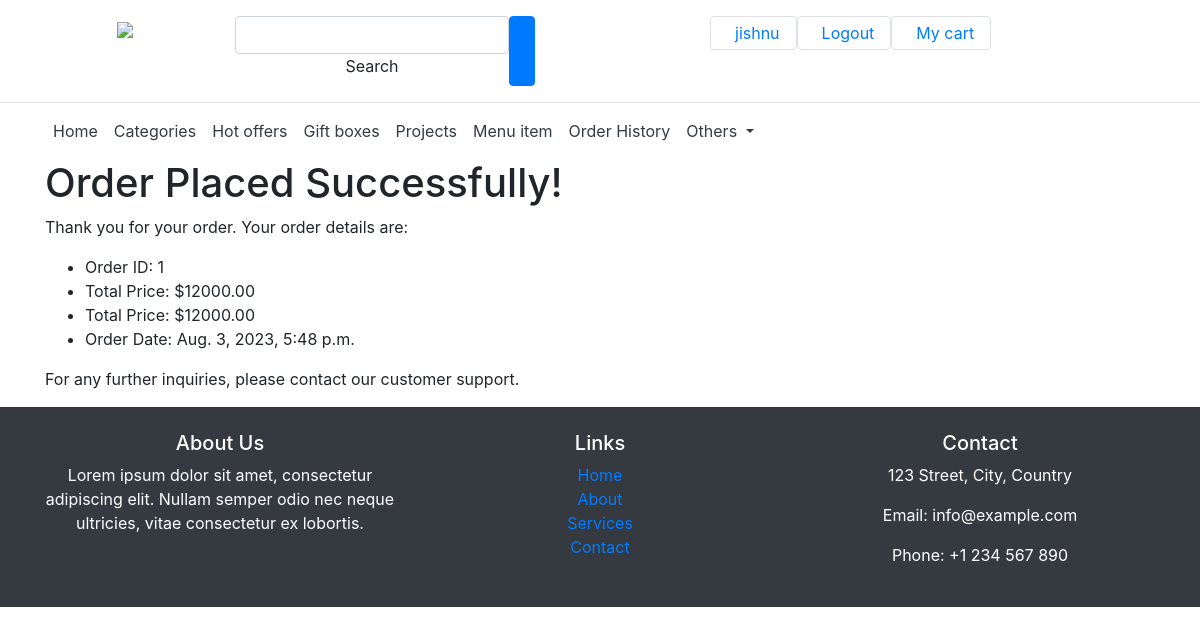
Page /order/success/ (signed in) on the committed database.
### app1/models.py (models this page shows, shortened)
class Order(models.Model):
    customer = models.ForeignKey(Customer, on_delete=models.SET_NULL, null=True)
    name = models.CharField(max_length=100)
    email = models.EmailField()
    address = models.CharField(max_length=200,default='new')
    city = models.CharField(max_length=100)
    state = models.CharField(max_length=100)
    zipcode = models.CharField(max_length=10)
    order_date = models.DateTimeField(auto_now_add=True)
    def total_price(self):
        order_items = self.orderitem_set.all()
        return sum(item.product.price * item.quantity for item in order_items)

class OrderItem(models.Model):
    order = models.ForeignKey(Order, on_delete=models.CASCADE)
    product = models.ForeignKey(Product, on_delete=models.CASCADE)
    quantity = models.PositiveIntegerField()

class Product(models.Model):
    name = models.CharField(max_length=100)
    description = models.TextField()
    price = models.DecimalField(max_digits=8, decimal_places=2)
    image = models.ImageField(upload_to='product_images/')
    created_at = models.DateTimeField(auto_now_add=True)
    updated_at = models.DateTimeField(auto_now=True)

### app1/views.py (the view)
# urls.py: path('order/success/', views.order_success, name='order-success'),
def order_success(request):
    order = Order.objects.last()
    return render(request, 'app1/order_success.html', {'order': order})

### app1/templates/app1/order_success.html
{% extends 'base.html' %}
{% block content %}
    <div class="container">
        <h1>Order Placed Successfully!</h1>
        <p>Thank you for your order. Your order details are:</p>
        <ul>
            <li>Order ID: {{ order.pk }}</li>
            <li>Total Price: ${{ order.total_price }}</li>
            <li>Total Price: ${{ order.total_price }}</li>
            <li>Order Date: {{ order.order_date }}</li>
        </ul>
        <p>For any further inquiries, please contact our customer support.</p>
    </div>
{% endblock %}

### templates/header.html (shortened to what this page needs)
<header>
    <div class="p-3 text-center bg-white border-bottom">
      <div class="container">
        <div class="row gy-3">
          <div class="col-lg-2 col-sm-4 col-4">
            <a href="https://mdbootstrap.com/" target="_blank" class="float-start">
              <img src="https://mdbootstrap.com/img/logo/mdb-transaprent-noshadows.png" height="35" />
            </a>
          </div>
          <div class="order-lg-last col-lg-5 col-sm-8 col-8">
            <div class="d-flex float-end">
              {% if request.user.is_authenticated %}
              <a href="{% url '#' %}" class="me-1 border rounded py-1 px-3 nav-link d-flex align-items-center" target="_blank"> <p class="d-none d-md-block mb-0">{{request.user.username}}</p> </a>
              <a href="{% url 'logout' %}" class="me-1 border rounded py-1 px-3 nav-link d-flex align-items-center" target="_blank"> <p class="d-none d-md-block mb-0">Logout</p> </a>
              <a href="{% url 'view-cart' %}" class="border rounded py-1 px-3 nav-link d-flex align-items-center" target="_blank">
                <p class="d-none d-md-block mb-0">My cart</p>
              </a>
              {% endif %}
            </div>
          </div>
          <div class="col-lg-5 col-md-12 col-12">
            <div class="input-group float-center">
              <div class="form-outline">
                <input type="search" id="form1" class="form-control" />
                <label class="form-label" for="form1">Search</label>
              </div>
              <button type="button" class="btn btn-primary shadow-0">
              </button>
            </div>
          </div>
        </div>
      </div>
    </div>
</header>

### rows in the picture
Order: pk "1", total_price "12000.00", order_date "Aug. 3, 2023, 5:48 p.m."

### other values in the picture
{{ request.user.username }} "jishnu"
